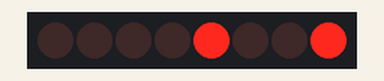
Recording of a sketch running on a simulated Arduino Uno, built with avr-gcc and run on an emulated ATmega328P. Parts: 8 shift-register outputs drawn as a row of LEDs (first output left, lit = HIGH). Wiring (inferred from the names in the program): shift register (74HC595): data pin 4; shift clock pin 6; latch pin 5. Wiring (inferred from the signals the program sends): row of LEDs: on Q0, Q1, Q2, Q3, Q4, Q5, Q6, Q7. What the sketch prints to the serial monitor is not drawn.

Above: at 1.2 s.
At 3.5 s:
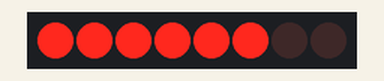
Timing chart, 0 to 6.5 s (numbered marks = the images above):
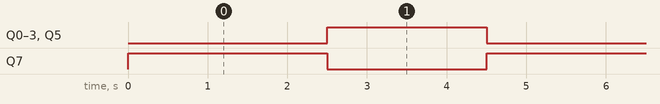

The sketch:

ex_2_1.ino
```cpp
int data = 4;
int latch = 5;
int clock = 6;
char common = 'c';

void setup() {
  pinMode(data, OUTPUT); // shift
  pinMode(latch, OUTPUT); // latch
  pinMode(clock, OUTPUT); // clock

  Serial.begin(9600);
}

void loop() {
  for (int i=0; i<=9; i++) {
    byte bits = binary(i);
    display(bits);
    delay(500);
  }

}

void display(byte eightBits) {
  if (common == 'c') {
    eightBits = eightBits ^ B11111111;
  }
  digitalWrite(latch, LOW);
  shiftOut(data, clock, LSBFIRST, eightBits);
  digitalWrite(latch, HIGH);

}

byte binary(int letter) {
  Serial.println(letter);
  switch(letter) {
    case 0:
      Serial.print("0");
      return B11110110;

      break;
    case 1:
      Serial.print("1");
      return B11110110;
      break;
    case 2:
      return B11110110;
      break;
    case 3:
      return B11110110;
      break;
    case 4:
      return B11110110;
      break;
    case 9:
      return B11110110;
      break;
    default:
      break;
  }
}
```

Measured:
- by itself, Q0–3, Q5: alternates HIGH for 2.0 s and LOW for 3.0 s
- by itself, Q7: repeats every 5.0 s: LOW 2.0 s, HIGH 3.0 s
